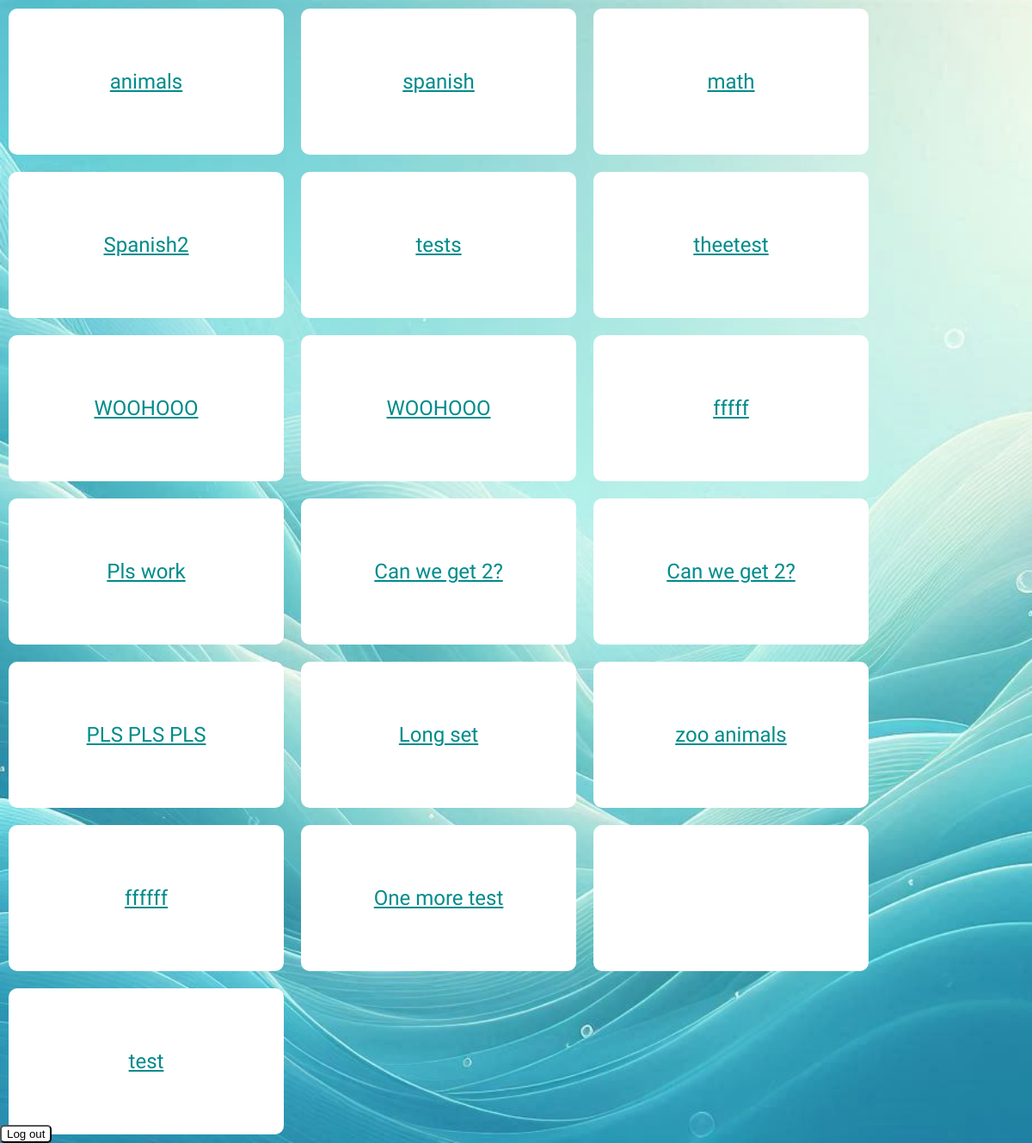
The page /library (signed in) on the database its author committed.
### tables this page shows
CREATE TABLE cardsets (set_name VARCHAR(25), set_id INTEGER PRIMARY KEY AUTOINCREMENT, user_id INT, FOREIGN KEY (user_id) REFERENCES users(user_id));

### app.py (the view)
@app.route('/library')
@login_required
def library():
    all_cards = db.execute("SELECT * FROM flashcards WHERE user_id=?",session['user_id'])
    set_front = db.execute("SELECT * FROM cardsets WHERE user_id=?",session['user_id'])
    return render_template('library.html',all_cards=all_cards,set_front=set_front)

### app.py (called while the page is built)
@app.after_request
def after_request(response):
    response.headers["Cache-Control"] = "no-cache, no-store, must-revalidate"
    response.headers["Expires"] = 0
    response.headers["Pragma"] = "no-cache"
    return response

### helpers.py (called while the page is built)
def login_required(f):
    @wraps(f)
    def decorated_function(*args, **kwargs):
        if session.get("user_id") is None:
            return redirect("/login")
        return f(*args, **kwargs)
    return decorated_function

### templates/library.html
{% extends 'layout.html' %}
{% block content %}
    <div class="rows">
        {% for set in set_front %}
            <div class="box5">
                <a class="link_font" href = '{{ url_for("play",set_id = set["set_id"]) }}'>{{set['set_name']}}</a>
            </div>
        {% endfor %}
    </div>
{% endblock %}

### templates/layout.html (shortened to what this page needs)
<head>
<link href="/static/styles.css" rel = 'stylesheet'>
</head>
<body>
<button class="logout" onclick="to_log_out()">Log out</button>
<main>
    {% block content %}
    {% endblock %}
</main>
</body>

### static/styles.css (style rules this page uses)
body { background-image: url("aqua_bg.jpeg"); background-repeat: no-repeat; background-attachment: fixed; background-size:cover; margin:0; box-sizing:border-box; padding:0; }
.logout { border-radius:5px; background-color:white; border-color:black; position:fixed; bottom: 0; left:0; }
.box5 { height:150px; width:300px; border-radius:10px; background-color:white; display:flex; flex-direction:row; flex-wrap:wrap; padding:10px; margin:10px; align-items:center; justify-content:center; }
.rows { display:flex; flex-direction:row; flex-wrap:wrap; }
.link_font { font-family:"Nunito Sans",cursive; font-size:24px; color:darkcyan; }

### rows shown on the page
cardsets: set_name "animals"
cardsets: set_name "spanish"
cardsets: set_name "math"
cardsets: set_name "Spanish2"
cardsets: set_name "tests"
cardsets: set_name "theetest"
cardsets: set_name "WOOHOOO"
cardsets: set_name "WOOHOOO"
cardsets: set_name "fffff"
cardsets: set_name "Pls work"
cardsets: set_name "Can we get 2?"
cardsets: set_name "Can we get 2?"
cardsets: set_name "PLS PLS PLS"
cardsets: set_name "Long set"
cardsets: set_name "zoo animals"
cardsets: set_name "ffffff"
cardsets: set_name "One more test"
cardsets: set_name "test"
